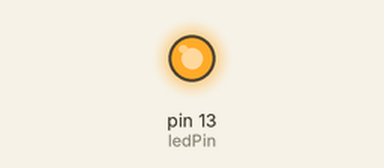
Bench run of a sketch on a simulated Arduino Uno, built with avr-gcc and run on an emulated ATmega328P. On the bench: output pins drawn as LEDs (lit = HIGH). What the sketch prints to the serial monitor is not drawn.

Above: at 0.1 s.
At 38.1 s:
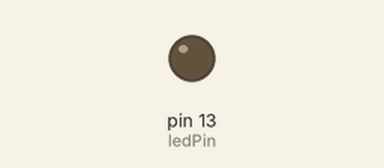
Timing chart, 0 to 39.6 s (numbered marks = the images above):
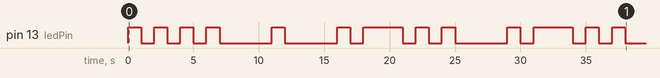

Measured:
- by itself, pin 13 (ledPin): LOW → HIGH at 0.00 s, → LOW 1.0 s later, → HIGH 1.0 s later, → LOW 1.0 s later, … (26 changes in this stretch)

The sketch:

led_morse_code_encoder_and_transmitter.ino
```cpp
// Define the LED pin
int ledPin = 13;
int dotLength = 1000;

void setup() {
  // Set the LED pin as an output
  pinMode(ledPin, OUTPUT);

  // Start serial communication
  Serial.begin(9600);
}

void loop() {
  // Wait for user input from serial monitor
  /*if (Serial.available() > 0) {
    // Read the input message from the serial monitor
    String message = Serial.readStringUntil('\n');
    Serial.println("Sending message: " + message);
    // Translate and blink the message in Morse code
    translateAndBlink(message);
  }*/

  // Input message
  String message = "Hello World!";
  Serial.println("Sending message: " + message);
  // Translate and blink the message in Morse code
  translateAndBlink(message);
}

// Function to translate and blink the message in Morse code
void translateAndBlink(String message) {
  // Iterate through each character in the message
  for (int i = 0; i < message.length(); i++) {
    char character = message.charAt(i);

    // Translate the character to Morse code and blink accordingly
    switch(character) {
      case 'A':
      case 'a':
        morseDot();
        morseDash();
        break;
      case 'B':
      case 'b':
        morseDash();
        morseDot();
        morseDot();
        morseDot();
        break;
      case 'C':
      case 'c':
        morseDash();
        morseDot();
        morseDash();
        morseDot();
        break;
      case 'D':
      case 'd':
        morseDash();
        morseDot();
        morseDot();
        break;
      case 'E':
      case 'e':
        morseDot();
        break;
      case 'F':
      case 'f':
        morseDot();
        morseDot();
        morseDash();
        morseDot();
        break;
      case 'G':
      case 'g':
        morseDash();
        morseDash();
        morseDot();
        break;
      case 'H':
      case 'h':
        morseDot();
        morseDot();
        morseDot();
        morseDot();
        break;
      case 'I':
      case 'i':
        morseDot();
        morseDot();
        break;
      case 'J':
      case 'j':
        morseDot();
        morseDash();
        morseDash();
        morseDash();
        break;
      case 'K':
      case 'k':
        morseDash();
        morseDot();
        morseDash();
        break;
      case 'L':
      case 'l':
        morseDot();
        morseDash();
        morseDot();
        morseDot();
        break;
      case 'M':
      case 'm':
        morseDash();
        morseDash();
        break;
      case 'N':
      case 'n':
        morseDash();
        morseDot();
        break;
      case 'O':
      case 'o':
        morseDash();
        morseDash();
        morseDash();
        break;
      case 'P':
      case 'p':
        morseDot();
        morseDash();
        morseDash();
        morseDot();
        break;
      case 'Q':
      case 'q':
        morseDash();
        morseDash();
        morseDot();
        morseDash();
        break;
      case 'R':
      case 'r':
        morseDot();
        morseDash();
        morseDot();
        break;
      case 'S':
      case 's':
        morseDot();
        morseDot();
        morseDot();
        break;
      case 'T':
      case 't':
        morseDash();
        break;
      case 'U':
      case 'u':
        morseDot();
        morseDot();
        morseDash();
        break;
      case 'V':
      case 'v':
        morseDot();
        morseDot();
        morseDot();
        morseDash();
        break;
      case 'W':
      case 'w':
        morseDot();
        morseDash();
        morseDash();
        break;
      case 'X':
      case 'x':
        morseDash();
        morseDot();
        morseDot();
        morseDash();
        break;
      case 'Y':
      case 'y':
        morseDash();
        morseDot();
        morseDash();
        morseDash();
        break;
      case 'Z':
      case 'z':
        morseDash();
        morseDash();
        morseDot();
        morseDot();
        break;
      case ' ':
        // Add a delay for space between words
        delay(dotLength*7);
        break;
      case '.':
        // Morse code for period (.)
        morseDot();
        morseDot();
        morseDot();
        morseDash();
        morseDash();
        morseDash();
        break;
      case ',':
        // Morse code for comma (,)
        morseDash();
        morseDash();
        morseDot();
        morseDot();
        morseDash();
        morseDash();
        break;
      case '!':
        // Morse code for exclamation mark (!)
        morseDash();
        morseDot();
        morseDash();
        morseDot();
        morseDash();
        morseDash();
        break;
      case '?':
        // Morse code for question mark (?)
        morseDot();
        morseDot();
        morseDash();
        morseDash();
        morseDot();
        morseDot();
        break;
      default:
        // Ignore unknown characters
        break;
    }

    // Add a delay between characters
    delay(dotLength*3);
  }
}

// Function to represent a dot in Morse code
void morseDot() {
  digitalWrite(ledPin, HIGH);
  delay(dotLength); // Dot duration
  digitalWrite(ledPin, LOW);
  delay(dotLength); // Inter-element gap
}

// Function to represent a dash in Morse code
void morseDash() {
  digitalWrite(ledPin, HIGH);
  delay(dotLength*3); // Dash duration
  digitalWrite(ledPin, LOW);
  delay(dotLength); // Inter-element gap
}
```
